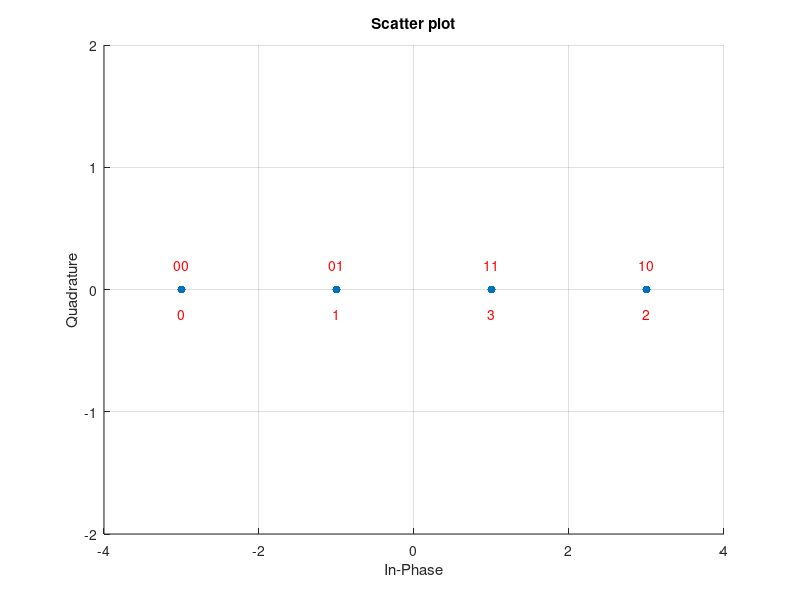
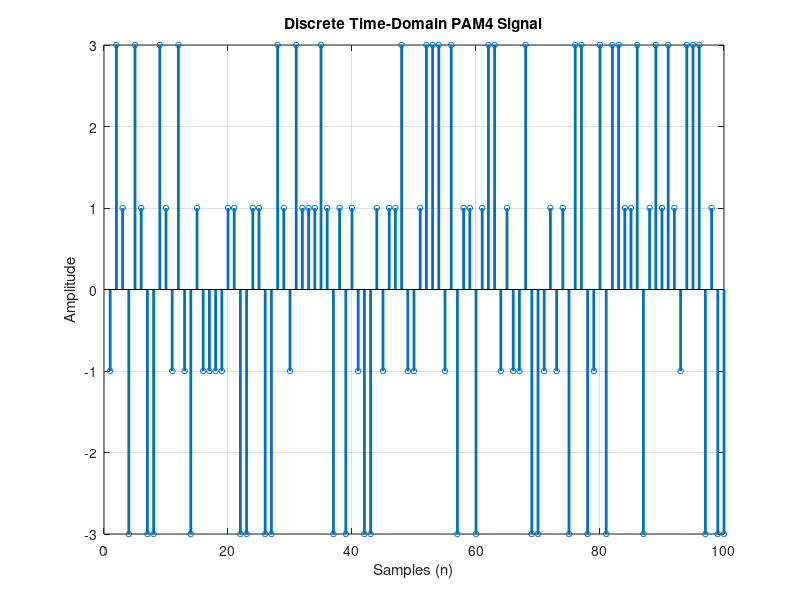

The MATLAB script that drew these images, in order: (Note: this script raises an error after producing the figures.)
close all; clear all; clc;

%% ============================ Parameter =================================
FsDAC = 256* 10^9;
FsADC = 80* 10^9;
Baud = 56* 10^9;
M = 4;
amplitudes = [-3, -1, 3, 1]; % Define PAM4 amplitude levels
sample_per_symbol = FsDAC / Baud;
RefLen = 1000;
% load("TestingBERSNR.mat"); % Using in testing SNR

fig_bottom = 1;
% Transmitter
%% =========================== Random Sequence ============================

tx1 = randi([0, 1], 1, 40000);

%% ==================== Group Bits into Symbols ===========================

tx1_grouped = reshape(tx1, 2, []); % Reshape into 2 rows (each column is a 2-bit group)
tx2 = tx1_grouped(1, :) * 2 + tx1_grouped(2, :); % Convert binary to decimal

%% ===================Map Symbols to PAM4 Amplitudes ======================

tx3 = amplitudes(tx2 + 1); % Map symbols to amplitudes

%% ================== Plot Constellation Diagram ==========================
if fig_bottom == 1
    figure;
    scatter(real(tx3), imag(tx3), 20, 'MarkerEdgeColor', [0 0.4470 0.7410], 'MarkerFaceColor', [0 0.4470 0.7410]);
    
    % Plot constellation points
    hold on;
    
    % Add binary labels
    for k = 1:M
        % Binary encoding for each level
        binary_label = dec2bin(k-1, 2); % Convert decimal to 3-bit binary
        text(real(amplitudes(k)), 0.2, binary_label,'HorizontalAlignment', 'center', 'Color', 'red'); % Binary label
        text(real(amplitudes(k)), -0.2, num2str(k-1), 'HorizontalAlignment', 'center', 'Color', 'red'); % Decimal value
    end
    hold off;
    % Adjust plot aesthetics
    xlabel('In-Phase');
    ylabel('Quadrature');
    title('Scatter plot');
    axis([-M M -2 2]); % Adjust axis limits
    grid on;
    
    figure;
    stem(tx3(:, 1:100), 'LineWidth', 2, 'MarkerSize', 4, 'Color', [0 0.4470 0.7410]);
    xlabel('Samples (n)');
    ylabel('Amplitude');
    title('Discrete Time-Domain PAM4 Signal');
    grid on;
end

%% ============= Upsample (Insert Zeros Between Symbols) ==================
tx_upsampled = upsample(tx3, round(sample_per_symbol)); % interpolation

%% ======== Apply Pulse Shaping Filter (e.g., Root-Raised Cosine) =========
span = 10; % Filter span in symbols
roll_off = 0.25; % Roll-off factor
rrc_filter = rcosdesign(roll_off, span, round(sample_per_symbol), 'sqrt'); % RRC filter design
% fvtool(rrc_filter, 'Analysis', 'impulse'); % check impulse response

% Convolve the upsampled signal with the RRC filter
tx4 = conv(tx_upsampled, rrc_filter, 'same'); % Apply pulse shaping

%% ====================== Generate Time Vector ============================
tx5 = [zeros(1, RefLen) tx4 zeros(1, RefLen)];
t = (0:length(tx5)-1) / FsDAC; % Time vector based on DAC sampling rate

% ============================ Plot Figures ============================= %
if fig_bottom == 1
    figure;
    
    % Discrete signal after upsampling
    subplot(2, 1, 1);
    stem(t(1:100) * 1e9, tx_upsampled(1:100), 'LineWidth', 2, 'MarkerSize', 4, 'Color', [0 0.4470 0.7410]); % Show the first 100 samples
    xlabel('Time (ns)');
    ylabel('Amplitude');
    title('Upsampled PAM4 Signal');
    grid on;
    
    % Filtered signal in time domain
    subplot(2, 1, 2);
    plot(t(1:100) * 1e9, tx4(1:100), 'LineWidth', 1, 'MarkerSize', 4, 'Color', [0 0.4470 0.7410]);
    xlabel('Time (ns)');
    ylabel('Amplitude');
    title('Filtered PAM4 Signal');
    grid on;
    
    figure;
    plot(tx5);
    xlabel('Time (ns)');
    ylabel('Amplitude');
    title('PAM4 Signal');
    xlim([0 length(tx5)]);
    
    % Eye Diagram
    eyediagram(tx4, 2* round(sample_per_symbol));
    grid on;
    
    % Autocorrelation
    maxlag = 100;
    [c,lags] = xcorr(tx4, maxlag, 'normalized');
    figure;
    stem(lags,c)
    xlabel('Lags');
    ylabel('Correlation (Normalized)');
    title('Autocorrelation of Signal');
    grid on;
end
%% ============================ Channel ===================================
tx6 = resample(tx5, FsADC, FsDAC);
SNR = 20;
rx1_simu = awgn(tx6, SNR, 'measured');

% Voltera Series Non-linear Channel
m = 3;
h0 = 0;
h1 = [1.58 2.33 1.81]; % Linear Term
h2 = [0.008 0.005 0.004; 0.001 0.009 0.003; 0.008 0.002 0.007]; % Quadratic Term

v = zeros(1, length(rx1_simu));
for t = m+1:length(rx1_simu)
    v(t) = h0 + sum(h1 .* rx1_simu(t-m:t-1));
    for k1 = 1:m
        for k2 = k1:m
            v(t) = v(t) + h2(k1, k2) * rx1_simu(t-k1) * rx1_simu(t-k2);
        end
    end
end

% v = 1.35*rx1_simu - 0.2* rx1_simu.^2 + 0.05* rx1_simu.^3; %係數自調
% H = [1 0.4 0.5 0.9 0.7];
% rx1_simu = filter(H, 1, rx1_simu);

% ============================ Plot Figures ============================= %
if fig_bottom == 1
    maxlag = 100;
    [c,lags] = xcorr(rx1_simu, maxlag, 'normalized');
    figure;
    stem(lags,c)
    xlabel('Lags');
    ylabel('Correlation (Normalized)');
    title('Autocorrelation of Receive Signal');
    grid on;
end

% Receiver
%% ========================== Match Filter ================================
rx1 = resample(rx1_simu, FsDAC, FsADC);
match_filter = fliplr(rrc_filter);
rx2 = conv(rx1, match_filter, 'same');
t = (0:length(rx1)-1) / FsDAC; % 產生時間向量

% 移除Group Delay
gd = (length(match_filter)-1)/2;
if length(rx2) > 2*gd
    rx2 = rx2(gd+1 : end-gd);
end
tt = (0:length(rx2)-1) / FsDAC;

% 繪製結果
if fig_bottom ==1
    figure;
    subplot(2,1,1);
    plot(t * 1e9, rx1, 'b');
    xlabel('Time (ns)');
    ylabel('Amplitude');
    xlim([0 max(t* 1e9)])
    title('Before Match Filter');
    grid on;
    
    subplot(2,1,2);
    plot(tt * 1e9, rx2, 'b');
    xlabel('Time (ns)');
    ylabel('Amplitude');
    xlim([0 max(tt* 1e9)])
    title('After Match Filter');
    grid on;
end
%% ========================= Synchronization ==============================
syncLv = [0.1 0.9];
for corr = linspace(max(syncLv) , min(syncLv), 10)
    [syncIndex, syncValue] = winsync(rx2, tx4, RefLen, corr);
    disp(['... located', num2str(corr), 'at', num2str(syncIndex)]);
    if syncIndex < length(rx2) - length(tx4)    % Located
        rx3 = reshape(rx2(syncIndex : syncIndex + length(tx4) - 1), 1, []); 
        break
    elseif corr == min(syncLv)  % Intertupted
        disp('ERROR : Failed in synchronization!!');
        return
    end
end
% Plot Figure
if fig_bottom == 1
    figure;
    subplot(2,1,1);
    plot(tt *1e9, rx2, 'b'); title('Signal before synchronization');
    xlabel('Time (ns)');
    ylabel('Amplitude');
    xlim([0 max(tt* 1e9)])
    subplot(2,1,2);
    plot(rx3, 'r'); title('Signal after synchronization');
    xlabel('Time (ns)');
    ylabel('Amplitude');
    xlim([0 max(length(rx3))])

    grid on;
    % Eye Diagram
    eyediagram(rx3, 2* round(sample_per_symbol));
    grid on;
end
%% ============================= Downsample ===============================
rx4 = downsample(rx3, round(sample_per_symbol));

if fig_bottom == 1
    figure;
    scatter(real(rx4), imag(rx4), 20, 'MarkerEdgeColor', [0 0.4470 0.7410], 'MarkerFaceColor', [0 0.4470 0.7410]);
    % Plot constellation points
    hold on;
    
    % Add binary labels
    for k = 1:M
        % Binary encoding for each level
        binary_label = dec2bin(k-1, 2); % Convert decimal to 3-bit binary
        text(real(amplitudes(k)), 0.2, binary_label,'HorizontalAlignment', 'center', 'Color', 'red'); % Binary label
        text(real(amplitudes(k)), -0.2, num2str(k-1), 'HorizontalAlignment', 'center', 'Color', 'red'); % Decimal value
    end
    hold off;
    % Adjust plot aesthetics
    xlabel('In-Phase');
    ylabel('Quadrature');
    title('Scatter plot');
    axis([-M M -2 2]); % Adjust axis limits
    grid on;
end

%% =========================== Equalizer ==================================

L = 3;
a = 0.0001;
training_length = 10000;
x = rx4(1 : training_length);
d = tx3(1 : training_length);
y = LMS_Equalizer(x, rx4, d, L, a);
rx5 = y(training_length + 1 : end);

%% =========================== Demodulation ===============================
rx6 = zeros(1, length(rx5));
for i = 1:length(rx5)
    if rx5(i) > 2
        rx6(i) = 3;
    elseif (rx5(i) > 0) && (rx5(i) <= 2)
        rx6(i) = 1;
    elseif (rx5(i) > -2) && (rx5(i) <= 0)
        rx6(i) = -1;
    else
        rx6(i) = -3;
    end
end

%% ============================ Demapping =================================
rx7 = zeros(1, 2*length(rx6));  % 最終 bit array
for i = 1:length(rx6)
    if rx6(i) == -3
        rx7(2*i-1 : 2*i) = [0 0];
    elseif rx6(i) == -1
        rx7(2*i-1 : 2*i) = [0 1];
    elseif rx6(i) ==  1
        rx7(2*i-1 : 2*i) = [1 1];
    elseif rx6(i) ==  3
        rx7(2*i-1 : 2*i) = [1 0];
    end
end

%% =========================== Evaluation =================================

tx_short = tx1(2*training_length + 1 : end);
rx_short = rx7(1:end);

num_error = sum(tx_short ~= rx_short);
BER = num_error / length(rx_short);
BERMatrix = [];
BERMatrix = BER;
fprintf('Bit Error Rate (BER) = %g\n', BER);
